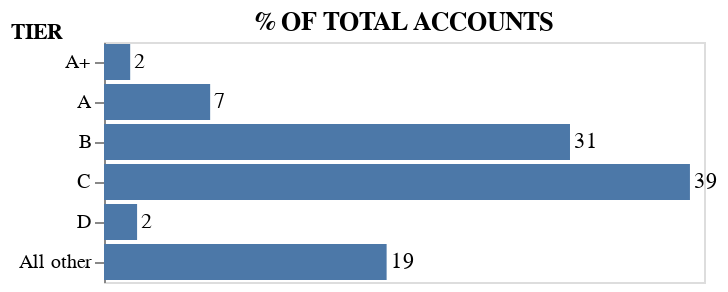

The notebook cell this image was saved under:
### Markdown cell above
Here are some adjustments needed:

* "Tier" label on the left upper corner.

* Values represented next to the bar, instead of an x-axis.

* Add title.

### Code cell
# Alterations as per book

title = alt.TitleParams('% OF TOTAL ACCOUNTS', dy=12)

base = alt.Chart(table_charts, title = title).mark_bar().encode(
    y = alt.Y('Tier', sort = ["A+"], title = "TIER", axis = alt.Axis(titleY = 0, titleAlign = "left", titleAngle = 0)),
    x = alt.X('% Accounts').axis(None),
    text = alt.Text("% Accounts", format = ".0f"))

final_acc = base.mark_bar() + base.mark_text(align = 'left', dx = 2)
final_acc

### Figure 1 — Vega-Lite specification as saved in the notebook (floating-point values rounded to 4 significant figures)
{"config": {"view": {"continuousWidth": 300, "continuousHeight": 300}}, "layer": [{"mark": {"type": "bar"}, "encoding": {"text": {"field": "% Accounts", "format": ".0f", "type": "quantitative"}, "x": {"axis": null, "field": "% Accounts", "type": "quantitative"}, "y": {"axis": {"titleAlign": "left", "titleAngle": 0, "titleY": 0}, "field": "Tier", "sort": ["A+"], "title": "TIER", "type": "nominal"}}, "title": {"text": "% OF TOTAL ACCOUNTS", "dy": 12}}, {"mark": {"type": "text", "align": "left", "dx": 2}, "encoding": {"text": {"field": "% Accounts", "format": ".0f", "type": "quantitative"}, "x": {"axis": null, "field": "% Accounts", "type": "quantitative"}, "y": {"axis": {"titleAlign": "left", "titleAngle": 0, "titleY": 0}, "field": "Tier", "sort": ["A+"], "title": "TIER", "type": "nominal"}}, "title": {"text": "% OF TOTAL ACCOUNTS", "dy": 12}}], "data": {"name": "data-35f9124c4b8dd7e8e6a83d69924ed8ee"}, "$schema": "https://vega.github.io/schema/vega-lite/v5.8.0.json", "datasets": {"data-35f9124c4b8dd7e8e6a83d69924ed8ee": [{"Tier": "A+", "# of Accounts": 19.0, "% Accounts": 1.746, "Revenue ($M)": 3.927, "% Revenue": 21.0}, {"Tier": "A", "# of Accounts": 77.0, "% Accounts": 7.077, "Revenue ($M)": 4.675, "% Revenue": 25.0}, {"Tier": "B", "# of Accounts": 338.0, "% Accounts": 31.07, "Revenue ($M)": 5.984, "% Revenue": 32.0}, {"Tier": "C", "# of Accounts": 425.0, "% Accounts": 39.06, "Revenue ($M)": 2.805, "% Revenue": 15.0}, {"Tier": "D", "# of Accounts": 24.0, "% Accounts": 2.206, "Revenue ($M)": 0.374, "% Revenue": 2.0}, {"Tier": "All other", "# of Accounts": 205.0, "% Accounts": 18.84, "Revenue ($M)": 0.935, "% Revenue": 5.0}]}}
